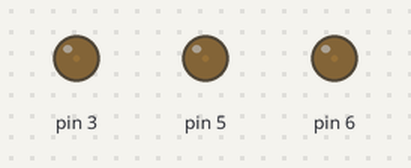
Recording of a sketch running on a simulated Arduino Uno, built with avr-gcc and run on an emulated ATmega328P. Shown: output pins drawn as LEDs (lit = HIGH).

Above: at 0.05 s.
At 0.4 s:
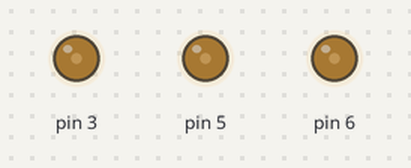
At 0.75 s:
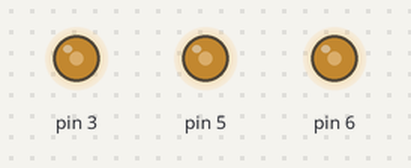
At 1.1 s:
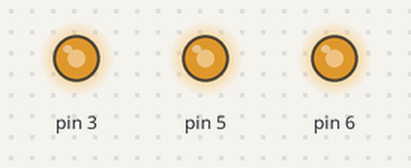
At 1.5 s:
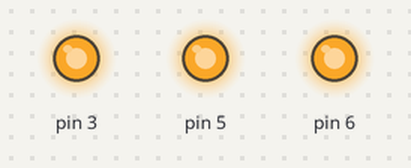
Timing chart, 0 to 3.5 s (numbered marks = the images above):
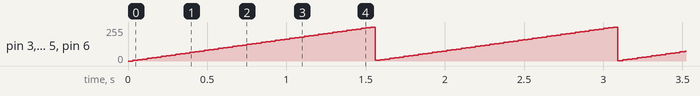

Measured:
- by itself, pin 3, pin 5, pin 6: ramps from 0/255 to 255/255 and jumps back, once every 1.5 s

The sketch:

Hito2.2.ino
```cpp
int brightness=0;
int brightness2=0;
int brightness3=0;
int fadeAmount=5;

void setup()
{
  pinMode(6, OUTPUT);
  pinMode(5, OUTPUT);
  pinMode(3, OUTPUT);
}

void loop()
{
  analogWrite(6,brightness);
  analogWrite(5,brightness2);
  analogWrite(3,brightness3
             );
  brightness=brightness+fadeAmount;
  brightness2=brightness2+fadeAmount;
  brightness3=brightness3+fadeAmount;

  if (brightness==0 || brightness==255){
    fadeAmount= -fadeAmount;
  }
  if (brightness2==0 || brightness2==255){
    fadeAmount= -fadeAmount;
  }
  delay(30);
}
```
